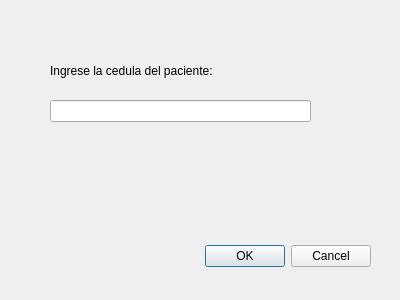
<?xml version="1.0" encoding="UTF-8"?>
<ui version="4.0">
 <class>Dialog</class>
 <widget class="QDialog" name="Dialog">
  <property name="geometry">
   <rect>
    <x>0</x>
    <y>0</y>
    <width>400</width>
    <height>300</height>
   </rect>
  </property>
  <property name="windowTitle">
   <string>Dialog</string>
  </property>
  <widget class="QDialogButtonBox" name="buttonBox">
   <property name="geometry">
    <rect>
     <x>30</x>
     <y>240</y>
     <width>341</width>
     <height>32</height>
    </rect>
   </property>
   <property name="orientation">
    <enum>Qt::Horizontal</enum>
   </property>
   <property name="standardButtons">
    <set>QDialogButtonBox::Cancel|QDialogButtonBox::Ok</set>
   </property>
  </widget>
  <widget class="QLabel" name="cc">
   <property name="geometry">
    <rect>
     <x>50</x>
     <y>50</y>
     <width>211</width>
     <height>41</height>
    </rect>
   </property>
   <property name="text">
    <string>Ingrese la cedula del paciente:</string>
   </property>
  </widget>
  <widget class="QLineEdit" name="ced_ing_2">
   <property name="geometry">
    <rect>
     <x>50</x>
     <y>100</y>
     <width>261</width>
     <height>22</height>
    </rect>
   </property>
  </widget>
 </widget>
 <resources/>
 <connections>
  <connection>
   <sender>buttonBox</sender>
   <signal>accepted()</signal>
   <receiver>Dialog</receiver>
   <slot>accept()</slot>
   <hints>
    <hint type="sourcelabel">
     <x>248</x>
     <y>254</y>
    </hint>
    <hint type="destinationlabel">
     <x>157</x>
     <y>274</y>
    </hint>
   </hints>
  </connection>
  <connection>
   <sender>buttonBox</sender>
   <signal>rejected()</signal>
   <receiver>Dialog</receiver>
   <slot>reject()</slot>
   <hints>
    <hint type="sourcelabel">
     <x>316</x>
     <y>260</y>
    </hint>
    <hint type="destinationlabel">
     <x>286</x>
     <y>274</y>
    </hint>
   </hints>
  </connection>
 </connections>
</ui>
